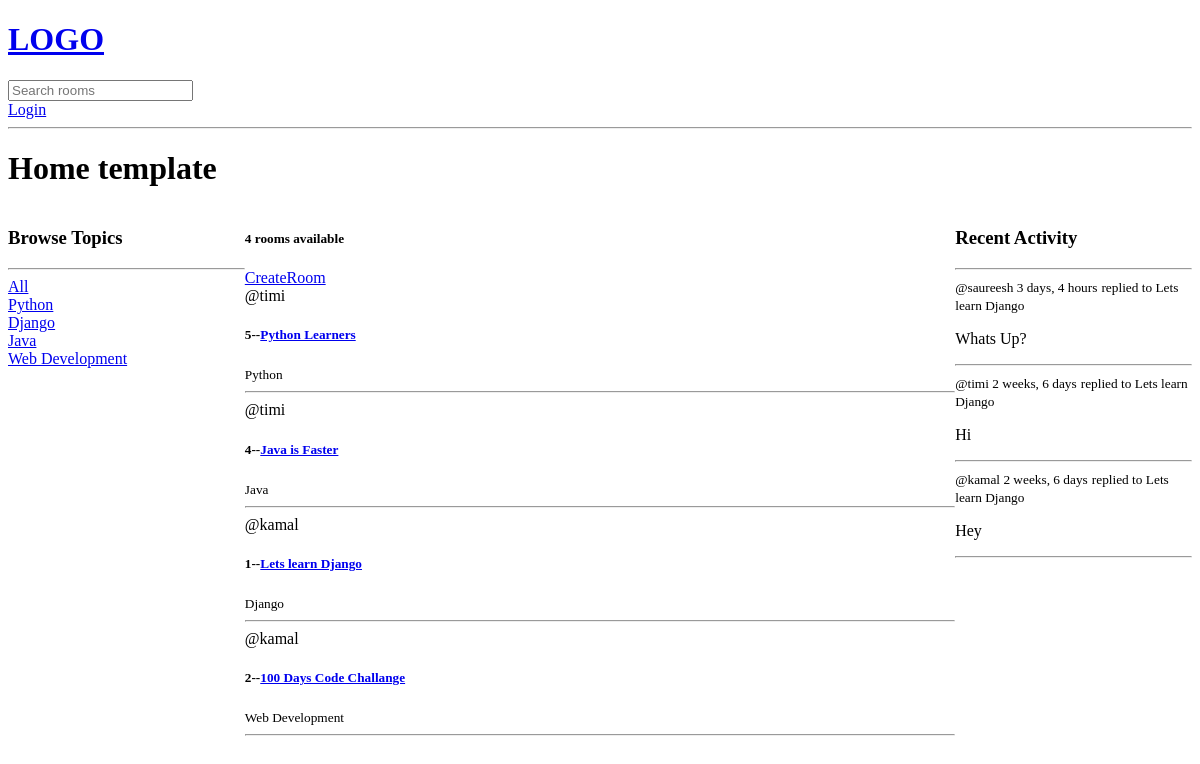
The app's page /, older data.
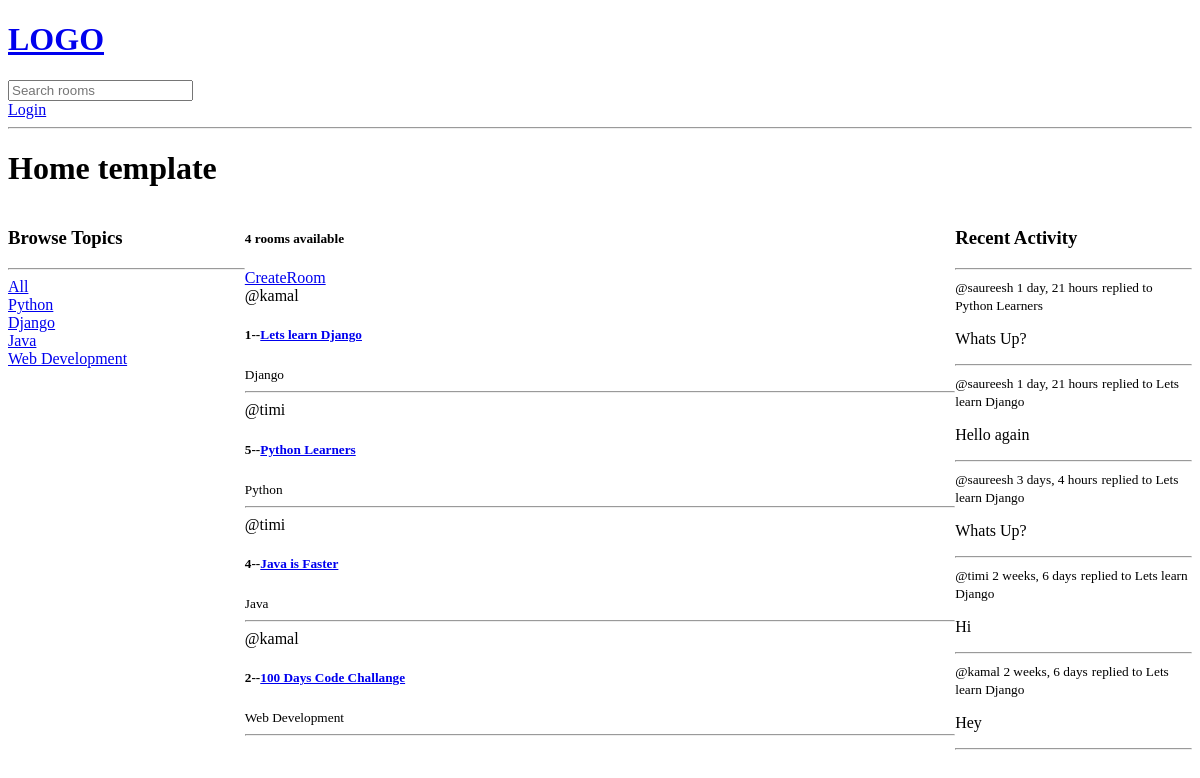
The same page, newer data.
### base/models.py (models this page shows, shortened)
class Topic(models.Model):
    name=models.CharField(max_length=200)

class Room(models.Model):
    host=models.ForeignKey(User,on_delete=models.SET_NULL,null=True)
    topic=models.ForeignKey(Topic,on_delete=models.SET_NULL,null=True)
    name=models.CharField(max_length=100)
    description=models.TextField(null=True,blank=True)
    participants=models.ManyToManyField(User, related_name='participants',blank=True)
    updated=models.DateTimeField(auto_now=True)
    created=models.DateTimeField(auto_now_add=True)
    class Meta:
        ordering=['-updated','-created']
    def __str__(self):
        return self.name

class Message(models.Model):
    user=models.ForeignKey(User,on_delete=models.CASCADE)
    room=models.ForeignKey(Room,on_delete=models.CASCADE)
    body=models.TextField()
    updated=models.DateTimeField(auto_now=True)
    created=models.DateTimeField(auto_now_add=True)
    class Meta:
        ordering=['-updated','-created']
    def __str__(self):
        return self.body[0:50]

### base/views.py (the view)
# urls.py: path('',views.home,name='home'),
def home(request):
    q=request.GET.get('q') if request.GET.get('q')!=None else ''
    rooms=Room.objects.filter(Q(topic__name__icontains=q)|
                             Q(name__icontains=q) |
                             Q(description__icontains=q))
    topics=Topic.objects.all()
    roomcount=rooms.count()
    room_messages=Message.objects.filter(Q(room__topic__name__icontains=q))
    context={'rooms':rooms,'topics':topics,'roomcount':roomcount,'room_messages':room_messages}
    return render(request, 'base/home.html', context)

### base/templates/base/home.html (shortened to what this page needs)
{% extends 'main.html' %}
{% block content %}
<h1>Home template</h1>
<div class="home-container">
    <div>
        {% include 'base/topics_component.html' %}
    </div>
    <div>
        <h5>{{roomcount}} rooms available</h5>
        <a href="{%url 'create-room' %}">CreateRoom</a>
        {% include 'base/feed_component.html' %}
    </div>
    <div>
        {% include 'base/activity_component.html' %}
    </div>
</div>
{% endblock content %}

### base/templates/base/topics_component.html
<h3>Browse Topics</h3>
<hr>
<div>
    <a href="{%url 'home'%}">All</a>
</div>
{%for topic in topics%}
<div>
    <a href="{%url 'home'%}?q={{topic.name}}">{{topic.name}}</a>
</div>
{%endfor%}

### base/templates/base/feed_component.html (shortened to what this page needs)
<div>
    {%for room in rooms%}
    <div>
        <span>@{{room.host.username}}</span>
        <h5>{{room.id}}--<a href="{% url 'room' room.id %}">{{room.name}}</a></h5>
        <small>{{room.topic.name}}</small>
    </div>
    <hr>
    {%endfor%}
</div>

### base/templates/base/activity_component.html (shortened to what this page needs)
<h3>Recent Activity</h3>
<hr>
{% for message in room_messages%}
<div>
    <small>@{{message.user}}  {{message.created|timesince}}</small>
    <small>replied to {{message.room}}</small>
    <p>{{message}}</p>
    <hr>
</div>
{%endfor%}

Row changes from the older to the newer data that the page shows:
changed Room "Lets learn Django": moves up the list
added Message: user "saureesh", created "1 day, 21 hours", room "Python Learners", body "Whats Up?"
added Message: user "saureesh", created "1 day, 21 hours", room "Lets learn Django", body "Hello again"
